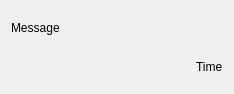
<?xml version="1.0" encoding="UTF-8"?>
<ui version="4.0">
 <class>ChatItemWidget</class>
 <widget class="QWidget" name="ChatItemWidget">
  <property name="geometry">
   <rect>
    <x>0</x>
    <y>0</y>
    <width>234</width>
    <height>94</height>
   </rect>
  </property>
  <property name="windowTitle">
   <string>Form</string>
  </property>
  <layout class="QVBoxLayout" name="verticalLayout">
   <item>
    <widget class="QLabel" name="lblMessage">
     <property name="text">
      <string>Message</string>
     </property>
    </widget>
   </item>
   <item alignment="Qt::AlignmentFlag::AlignRight">
    <widget class="QLabel" name="lblTime">
     <property name="text">
      <string>Time</string>
     </property>
    </widget>
   </item>
  </layout>
 </widget>
 <resources/>
 <connections/>
</ui>
